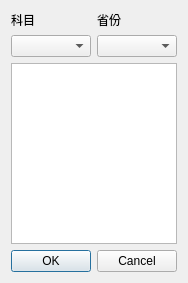
<?xml version="1.0" encoding="UTF-8"?>
<ui version="4.0">
 <class>DialogChoosePaper</class>
 <widget class="QDialog" name="DialogChoosePaper">
  <property name="geometry">
   <rect>
    <x>0</x>
    <y>0</y>
    <width>176</width>
    <height>283</height>
   </rect>
  </property>
  <property name="windowTitle">
   <string>Dialog</string>
  </property>
  <layout class="QHBoxLayout" name="horizontalLayout_2">
   <item>
    <layout class="QVBoxLayout" name="verticalLayout_3">
     <item>
      <layout class="QHBoxLayout" name="horizontalLayout">
       <item>
        <layout class="QVBoxLayout" name="verticalLayout">
         <item>
          <widget class="QLabel" name="labelTestKinds">
           <property name="text">
            <string>科目</string>
           </property>
          </widget>
         </item>
         <item>
          <widget class="QComboBox" name="comboBoxTestKinds"/>
         </item>
        </layout>
       </item>
       <item>
        <layout class="QVBoxLayout" name="verticalLayout_2">
         <item>
          <widget class="QLabel" name="labelRegion">
           <property name="text">
            <string>省份</string>
           </property>
          </widget>
         </item>
         <item>
          <widget class="QComboBox" name="comboBoxRegion"/>
         </item>
        </layout>
       </item>
      </layout>
     </item>
     <item>
      <widget class="QListView" name="listViewPapers"/>
     </item>
     <item>
      <widget class="QDialogButtonBox" name="buttonBox">
       <property name="orientation">
        <enum>Qt::Horizontal</enum>
       </property>
       <property name="standardButtons">
        <set>QDialogButtonBox::Cancel|QDialogButtonBox::Ok</set>
       </property>
      </widget>
     </item>
    </layout>
   </item>
  </layout>
 </widget>
 <resources/>
 <connections>
  <connection>
   <sender>buttonBox</sender>
   <signal>accepted()</signal>
   <receiver>DialogChoosePaper</receiver>
   <slot>accept()</slot>
   <hints>
    <hint type="sourcelabel">
     <x>248</x>
     <y>254</y>
    </hint>
    <hint type="destinationlabel">
     <x>157</x>
     <y>274</y>
    </hint>
   </hints>
  </connection>
  <connection>
   <sender>buttonBox</sender>
   <signal>rejected()</signal>
   <receiver>DialogChoosePaper</receiver>
   <slot>reject()</slot>
   <hints>
    <hint type="sourcelabel">
     <x>316</x>
     <y>260</y>
    </hint>
    <hint type="destinationlabel">
     <x>286</x>
     <y>274</y>
    </hint>
   </hints>
  </connection>
 </connections>
</ui>
